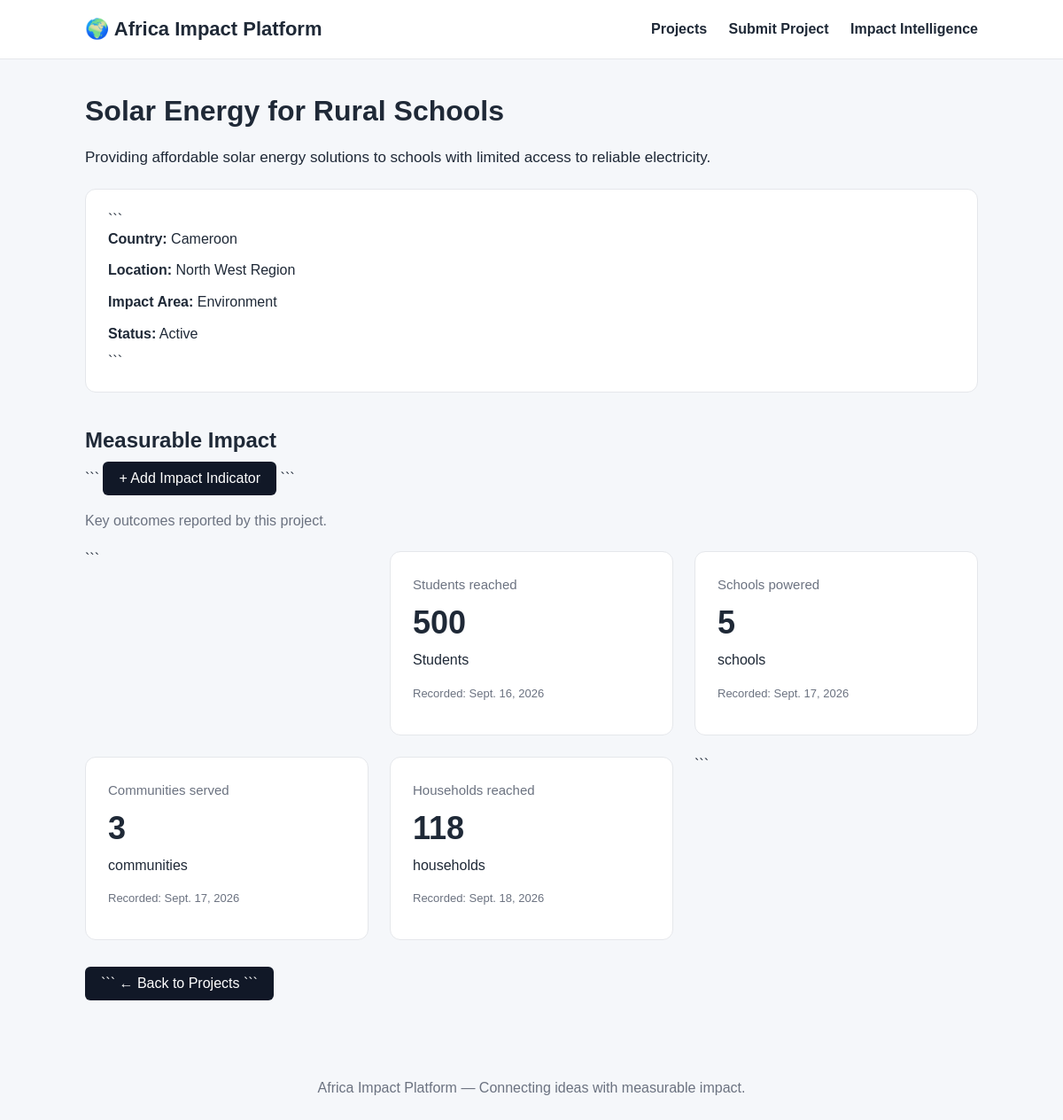
/projects/1/, run on the app's committed database.
### core/models.py (models this page shows, shortened)
class ImpactProject(models.Model):
    AFRICAN_COUNTRIES = [
        ("Algeria", "Algeria"),
        ("Angola", "Angola"),
        ("Benin", "Benin"),
        ("Botswana", "Botswana"),
        ("Burkina Faso", "Burkina Faso"),
        ("Burundi", "Burundi"),
        ("Cabo Verde", "Cabo Verde"),
        ("Cameroon", "Cameroon"),
        ("Central African Republic", "Central African Republic"),
        ("Chad", "Chad"),
        ("Comoros", "Comoros"),
        ("Democratic Republic of the Congo", "Democratic Republic of the Congo"),
        ("Republic of the Congo", "Republic of the Congo"),
        ("Cote d'Ivoire", "Cote d'Ivoire"),
        ("Djibouti", "Djibouti"),
        ("Egypt", "Egypt"),
        ("Equatorial Guinea", "Equatorial Guinea"),
        ("Eritrea", "Eritrea"),
        ("Eswatini", "Eswatini"),
        ("Ethiopia", "Ethiopia"),
        ("Gabon", "Gabon"),
        ("Gambia", "Gambia"),
        ("Ghana", "Ghana"),
        ("Guinea", "Guinea"),
        ("Guinea-Bissau", "Guinea-Bissau"),
        ("Kenya", "Kenya"),
        ("Lesotho", "Lesotho"),
        ("Liberia", "Liberia"),
        ("Libya", "Libya"),
        ("Madagascar", "Madagascar"),
        ("Malawi", "Malawi"),
        ("Mali", "Mali"),
        ("Mauritania", "Mauritania"),
        ("Mauritius", "Mauritius"),
        ("Morocco", "Morocco"),
        ("Mozambique", "Mozambique"),
        ("Namibia", "Namibia"),
        ("Niger", "Niger"),
        ("Nigeria", "Nigeria"),
        ("Rwanda", "Rwanda"),
        ("Sao Tome and Principe", "Sao Tome and Principe"),
        ("Senegal", "Senegal"),
        ("Seychelles", "Seychelles"),
        ("Sierra Leone", "Sierra Leone"),
        ("Somalia", "Somalia"),
        ("South Africa", "South Africa"),
        ("South Sudan", "South Sudan"),
        ("Sudan", "Sudan"),
        ("Tanzania", "Tanzania"),
        ("Togo", "Togo"),
        ("Tunisia", "Tunisia"),
        ("Uganda", "Uganda"),
        ("Zambia", "Zambia"),
        ("Zimbabwe", "Zimbabwe"),
    ]
    IMPACT_AREAS = [
        ("education", "Education"),
        ("health", "Health"),
        ("agriculture", "Agriculture"),
        ("environment", "Environment"),
        ("technology", "Technology"),
        ("employment", "Employment"),
        ("other", "Other"),
    ]
    STATUS_CHOICES = [
        ("planned", "Planned"),
        ("active", "Active"),
        ("completed", "Completed"),
    ]
    name = models.CharField(max_length=200)
    description = models.TextField()
    country = models.CharField(
        max_length=100,
        choices=AFRICAN_COUNTRIES,
    )
    location = models.CharField(max_length=200)
    impact_area = models.CharField(
        max_length=50,
        choices=IMPACT_AREAS,
    )
    status = models.CharField(
        max_length=20,
        choices=STATUS_CHOICES,
        default="planned",
    )
    start_date = models.DateField(
        null=True,
        blank=True,
    )
    end_date = models.DateField(
        null=True,
        blank=True,
    )
    source_organization = models.CharField(
        max_length=200,
        blank=True,
    )
    source_url = models.URLField(
        blank=True,
    )
    external_project_id = models.CharField(
        max_length=100,
        blank=True,
    )
    created_at = models.DateTimeField(
        auto_now_add=True
    )
    class Meta:
     constraints = [
        models.UniqueConstraint(
            fields=[
                "source_organization",
                "external_project_id",
            ],
            condition=(
                Q(source_organization__gt="")
                & Q(external_project_id__gt="")
            ),
            name="unique_source_project",
        )
    ]

class ImpactRecord(models.Model):
    METRIC_CATEGORIES = [
        ("people", "People"),
        ("education", "Education"),
        ("health", "Health"),
        ("infrastructure", "Infrastructure"),
        ("employment", "Employment"),
        ("agriculture", "Agriculture"),
        ("community", "Community"),
        ("environment", "Environment"),
        ("other", "Other"),
    ]
    project = models.ForeignKey(
        ImpactProject,
        on_delete=models.CASCADE,
        related_name="impact_records",
    )
    metric = models.CharField(
        max_length=100
    )
    category = models.CharField(
        max_length=50,
        choices=METRIC_CATEGORIES,
        default="other",
    )
    value = models.FloatField()
    unit = models.CharField(
        max_length=50
    )
    recorded_at = models.DateField()

### core/views.py (the view)
def project_detail(request, project_id):
    project = get_object_or_404(
        ImpactProject,
        id=project_id,
    )
    return render(
        request,
        "core/project_detail.html",
        {
            "project": project,
        },
    )

### core/templates/core/project_detail.html (shortened to what this page needs)
{% extends "core/base.html" %}
{% block content %}
<h1>{{ project.name }}</h1>
<p style="
    margin: 20px 0;
    line-height: 1.7;
    font-size: 17px;
">
    {{ project.description }}
</p>
<div class="card">
```
<p>
    <strong>Country:</strong>
    {{ project.country }}
</p>
<p>
    <strong>Location:</strong>
    {{ project.location }}
</p>
<p>
    <strong>Impact Area:</strong>
    {{ project.get_impact_area_display }}
</p>
<p>
    <strong>Status:</strong>
    {{ project.get_status_display }}
</p>
```
</div>
<h2 style="margin-top: 40px;">
    Measurable Impact
</h2>
<div style="margin-bottom: 20px;">
```
<a
    href="{% url 'add_impact_record' project.id %}"
    class="button"
>
    + Add Impact Indicator
</a>
```
</div>
<p style="
    margin: 10px 0 25px;
    color: #6b7280;
">
    Key outcomes reported by this project.
</p>
<div class="projects">
```
{% for record in project.impact_records.all %}
    <div class="card">
        <p style="
            font-size: 15px;
            color: #6b7280;
            margin-bottom: 10px;
        ">
            {{ record.metric }}
        </p>
        <h2 style="
            font-size: 36px;
            margin-bottom: 8px;
        ">
            {{ record.value|floatformat:"0" }}
        </h2>
        <p>
            {{ record.unit }}
        </p>
        <p style="
            margin-top: 15px;
            font-size: 13px;
            color: #6b7280;
        ">
            Recorded: {{ record.recorded_at }}
        </p>
    </div>
{% empty %}
    <div class="card">
        <p>
            No impact metrics have been recorded yet.
        </p>
    </div>
{% endfor %}
```
</div>
<a
href="{% url 'project_list' %}"
class="button"
style="margin-top: 30px;"
>
```
← Back to Projects
```
</a>
{% endblock %}

### core/templates/core/base.html (style rules this page uses)
* { box-sizing: border-box; margin: 0; padding: 0; }
body { font-family: Arial, sans-serif; background: #f5f7fa; color: #1f2937; }
.projects { display: grid; grid-template-columns: repeat(auto-fit, minmax(280px, 1fr)); gap: 24px; }
.card { background: #ffffff; padding: 25px; border-radius: 12px; border: 1px solid #e5e7eb; }
.card p { line-height: 1.6; margin-bottom: 10px; }
.button { display: inline-block; margin-top: 10px; padding: 10px 18px; background: #111827; color: #ffffff; text-decoration: none; border-radius: 6px; }

### data on the page
ImpactProject: name "Solar Energy for Rural Schools", description "Providing affordable solar energy solutions to schools with limited access to reliable electricity.", country "Cameroon", location "North West Region", impact_area "Environment", status "Active"
ImpactRecord: metric "Students reached", value "500", unit "Students", recorded_at "Sept. 16, 2026"
ImpactRecord: metric "Schools powered", value "5", unit "schools", recorded_at "Sept. 17, 2026"
ImpactRecord: metric "Communities served", value "3", unit "communities", recorded_at "Sept. 17, 2026"
ImpactRecord: metric "Households reached", value "118", unit "households", recorded_at "Sept. 18, 2026"
